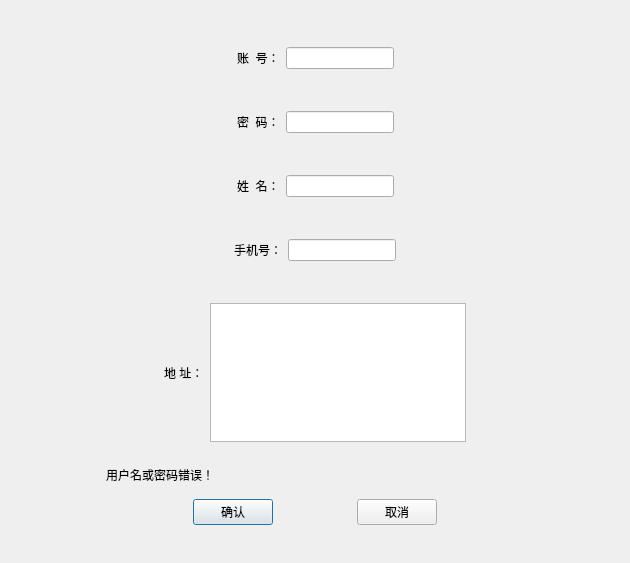
<?xml version="1.0" encoding="UTF-8"?>
<ui version="4.0">
 <class>RegisterWindow</class>
 <widget class="QDialog" name="RegisterWindow">
  <property name="windowModality">
   <enum>Qt::WindowModal</enum>
  </property>
  <property name="geometry">
   <rect>
    <x>0</x>
    <y>0</y>
    <width>630</width>
    <height>563</height>
   </rect>
  </property>
  <property name="windowTitle">
   <string>Dialog</string>
  </property>
  <layout class="QHBoxLayout" name="horizontalLayout">
   <item>
    <spacer name="horizontalSpacer_16">
     <property name="orientation">
      <enum>Qt::Horizontal</enum>
     </property>
     <property name="sizeHint" stdset="0">
      <size>
       <width>47</width>
       <height>20</height>
      </size>
     </property>
    </spacer>
   </item>
   <item>
    <widget class="QWidget" name="widget_7" native="true">
     <layout class="QGridLayout" name="gridLayout">
      <item row="1" column="0">
       <spacer name="verticalSpacer_3">
        <property name="orientation">
         <enum>Qt::Vertical</enum>
        </property>
        <property name="sizeHint" stdset="0">
         <size>
          <width>20</width>
          <height>40</height>
         </size>
        </property>
       </spacer>
      </item>
      <item row="2" column="0">
       <widget class="QWidget" name="widget_2" native="true">
        <layout class="QVBoxLayout" name="verticalLayout">
         <item>
          <widget class="QWidget" name="widget_8" native="true">
           <layout class="QHBoxLayout" name="horizontalLayout_8">
            <item>
             <spacer name="horizontalSpacer_6">
              <property name="orientation">
               <enum>Qt::Horizontal</enum>
              </property>
              <property name="sizeHint" stdset="0">
               <size>
                <width>75</width>
                <height>40</height>
               </size>
              </property>
             </spacer>
            </item>
            <item>
             <widget class="QWidget" name="widget_9" native="true">
              <layout class="QHBoxLayout" name="horizontalLayout_7">
               <item>
                <widget class="QLabel" name="label_8">
                 <property name="text">
                  <string>账  号：</string>
                 </property>
                </widget>
               </item>
               <item>
                <widget class="QLineEdit" name="Username_Line">
                 <property name="locale">
                  <locale language="English" country="UnitedStates"/>
                 </property>
                </widget>
               </item>
              </layout>
             </widget>
            </item>
            <item>
             <spacer name="horizontalSpacer_7">
              <property name="orientation">
               <enum>Qt::Horizontal</enum>
              </property>
              <property name="sizeHint" stdset="0">
               <size>
                <width>74</width>
                <height>40</height>
               </size>
              </property>
             </spacer>
            </item>
           </layout>
          </widget>
         </item>
         <item>
          <widget class="QWidget" name="widget_10" native="true">
           <layout class="QHBoxLayout" name="horizontalLayout_9">
            <item>
             <spacer name="horizontalSpacer_8">
              <property name="orientation">
               <enum>Qt::Horizontal</enum>
              </property>
              <property name="sizeHint" stdset="0">
               <size>
                <width>40</width>
                <height>40</height>
               </size>
              </property>
             </spacer>
            </item>
            <item>
             <widget class="QWidget" name="widget_11" native="true">
              <layout class="QHBoxLayout" name="horizontalLayout_10">
               <item>
                <widget class="QLabel" name="label_9">
                 <property name="text">
                  <string>密  码：</string>
                 </property>
                </widget>
               </item>
               <item>
                <widget class="QLineEdit" name="Password_Line">
                 <property name="echoMode">
                  <enum>QLineEdit::Password</enum>
                 </property>
                </widget>
               </item>
              </layout>
             </widget>
            </item>
            <item>
             <spacer name="horizontalSpacer_9">
              <property name="orientation">
               <enum>Qt::Horizontal</enum>
              </property>
              <property name="sizeHint" stdset="0">
               <size>
                <width>40</width>
                <height>40</height>
               </size>
              </property>
             </spacer>
            </item>
           </layout>
          </widget>
         </item>
         <item>
          <widget class="QWidget" name="widget_12" native="true">
           <layout class="QHBoxLayout" name="horizontalLayout_11">
            <item>
             <spacer name="horizontalSpacer_10">
              <property name="orientation">
               <enum>Qt::Horizontal</enum>
              </property>
              <property name="sizeHint" stdset="0">
               <size>
                <width>40</width>
                <height>40</height>
               </size>
              </property>
             </spacer>
            </item>
            <item>
             <widget class="QWidget" name="widget_13" native="true">
              <layout class="QHBoxLayout" name="horizontalLayout_12">
               <item>
                <widget class="QLabel" name="label_10">
                 <property name="text">
                  <string>姓  名：</string>
                 </property>
                </widget>
               </item>
               <item>
                <widget class="QLineEdit" name="Name_Line"/>
               </item>
              </layout>
             </widget>
            </item>
            <item>
             <spacer name="horizontalSpacer_11">
              <property name="orientation">
               <enum>Qt::Horizontal</enum>
              </property>
              <property name="sizeHint" stdset="0">
               <size>
                <width>40</width>
                <height>40</height>
               </size>
              </property>
             </spacer>
            </item>
           </layout>
          </widget>
         </item>
         <item>
          <widget class="QWidget" name="widget_14" native="true">
           <layout class="QHBoxLayout" name="horizontalLayout_13">
            <item>
             <spacer name="horizontalSpacer_12">
              <property name="orientation">
               <enum>Qt::Horizontal</enum>
              </property>
              <property name="sizeHint" stdset="0">
               <size>
                <width>40</width>
                <height>40</height>
               </size>
              </property>
             </spacer>
            </item>
            <item>
             <widget class="QWidget" name="widget_15" native="true">
              <layout class="QHBoxLayout" name="horizontalLayout_14">
               <item>
                <widget class="QLabel" name="label_11">
                 <property name="text">
                  <string>手机号：</string>
                 </property>
                </widget>
               </item>
               <item>
                <widget class="QLineEdit" name="PhoneNum_Line"/>
               </item>
              </layout>
             </widget>
            </item>
            <item>
             <spacer name="horizontalSpacer_13">
              <property name="orientation">
               <enum>Qt::Horizontal</enum>
              </property>
              <property name="sizeHint" stdset="0">
               <size>
                <width>40</width>
                <height>40</height>
               </size>
              </property>
             </spacer>
            </item>
           </layout>
          </widget>
         </item>
         <item>
          <widget class="QWidget" name="widget_16" native="true">
           <layout class="QHBoxLayout" name="horizontalLayout_4">
            <item>
             <spacer name="horizontalSpacer_14">
              <property name="orientation">
               <enum>Qt::Horizontal</enum>
              </property>
              <property name="sizeHint" stdset="0">
               <size>
                <width>40</width>
                <height>40</height>
               </size>
              </property>
             </spacer>
            </item>
            <item>
             <widget class="QWidget" name="widget_17" native="true">
              <layout class="QHBoxLayout" name="horizontalLayout_3">
               <item>
                <widget class="QLabel" name="label_12">
                 <property name="text">
                  <string>地 址：</string>
                 </property>
                </widget>
               </item>
               <item>
                <widget class="QTextEdit" name="Addr_Line"/>
               </item>
              </layout>
             </widget>
            </item>
            <item>
             <spacer name="horizontalSpacer_15">
              <property name="orientation">
               <enum>Qt::Horizontal</enum>
              </property>
              <property name="sizeHint" stdset="0">
               <size>
                <width>40</width>
                <height>40</height>
               </size>
              </property>
             </spacer>
            </item>
           </layout>
          </widget>
         </item>
         <item>
          <widget class="QLabel" name="Input_Error">
           <property name="enabled">
            <bool>true</bool>
           </property>
           <property name="text">
            <string>用户名或密码错误！</string>
           </property>
          </widget>
         </item>
         <item>
          <widget class="QWidget" name="widget_6" native="true">
           <layout class="QHBoxLayout" name="horizontalLayout_5">
            <item>
             <spacer name="horizontalSpacer">
              <property name="orientation">
               <enum>Qt::Horizontal</enum>
              </property>
              <property name="sizeHint" stdset="0">
               <size>
                <width>69</width>
                <height>20</height>
               </size>
              </property>
             </spacer>
            </item>
            <item>
             <widget class="QPushButton" name="btn_Confirm">
              <property name="text">
               <string>确认</string>
              </property>
             </widget>
            </item>
            <item>
             <spacer name="horizontalSpacer_2">
              <property name="orientation">
               <enum>Qt::Horizontal</enum>
              </property>
              <property name="sizeHint" stdset="0">
               <size>
                <width>68</width>
                <height>20</height>
               </size>
              </property>
             </spacer>
            </item>
            <item>
             <widget class="QPushButton" name="btn_Cancel">
              <property name="text">
               <string>取消</string>
              </property>
             </widget>
            </item>
            <item>
             <spacer name="horizontalSpacer_3">
              <property name="orientation">
               <enum>Qt::Horizontal</enum>
              </property>
              <property name="sizeHint" stdset="0">
               <size>
                <width>69</width>
                <height>20</height>
               </size>
              </property>
             </spacer>
            </item>
           </layout>
          </widget>
         </item>
        </layout>
       </widget>
      </item>
      <item row="0" column="0">
       <spacer name="verticalSpacer">
        <property name="orientation">
         <enum>Qt::Vertical</enum>
        </property>
        <property name="sizeHint" stdset="0">
         <size>
          <width>20</width>
          <height>40</height>
         </size>
        </property>
       </spacer>
      </item>
      <item row="3" column="0">
       <spacer name="verticalSpacer_2">
        <property name="orientation">
         <enum>Qt::Vertical</enum>
        </property>
        <property name="sizeHint" stdset="0">
         <size>
          <width>20</width>
          <height>40</height>
         </size>
        </property>
       </spacer>
      </item>
     </layout>
    </widget>
   </item>
   <item>
    <spacer name="horizontalSpacer_17">
     <property name="orientation">
      <enum>Qt::Horizontal</enum>
     </property>
     <property name="sizeHint" stdset="0">
      <size>
       <width>46</width>
       <height>20</height>
      </size>
     </property>
    </spacer>
   </item>
  </layout>
 </widget>
 <resources/>
 <connections/>
</ui>
